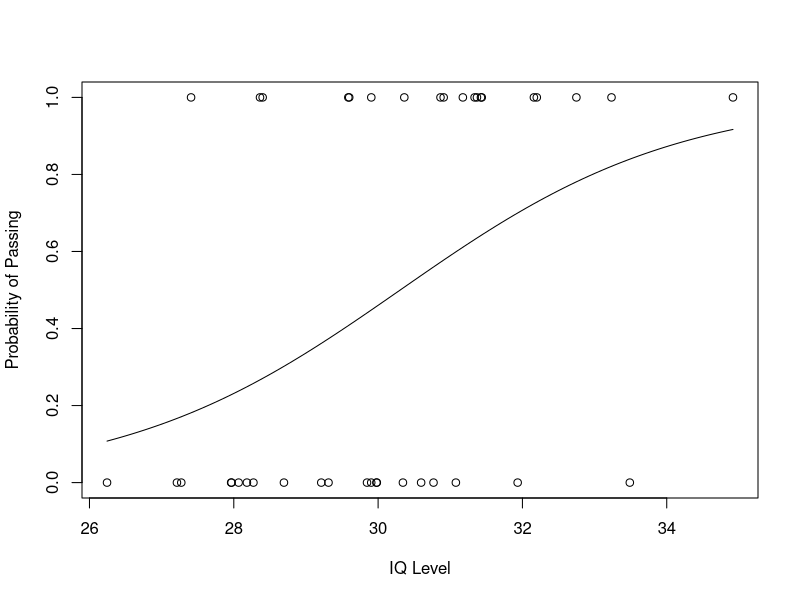

Reproduce this figure in R.
# Generate random IQ values with mean = 30 and sd =2
IQ <- rnorm(40, 30, 2)

# Sorting IQ level in ascending order
IQ <- sort(IQ)
IQ

# Generate vector with pass and fail values of 40 students
result <- c(0, 0, 0, 1, 0, 0, 0, 0, 0, 1,
            1, 0, 0, 0, 1, 1, 0, 0, 1, 0,
            0, 0, 1, 0, 0, 1, 1, 0, 1, 1,
            1, 1, 1, 0, 1, 1, 1, 1, 0, 1)

# Data Frame
df <- as.data.frame(cbind(IQ, result))

# Print data frame
print(df)

# Plotting IQ on x-axis and result on y-axis
plot(IQ, result, xlab = "IQ Level",ylab = "Probability of Passing")


#Linear regression
lrm <- lm(result ~ IQ)

summary(lrm)
#find the result of a person with IQ 35
a<-data.frame(IQ=35)
predRes<-predict(lrm,a)
print(predRes)

# Create a logistic model
lgm = glm(result~IQ, family=binomial, df)
# Summary of the regression model
summary(lgm)

# Create a curve based on prediction using the regression model
curve(predict(lgm, data.frame(IQ=x), type="resp"), add=TRUE)
